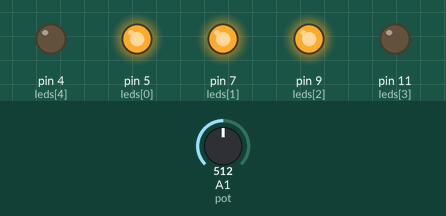
This sketch was run on a simulated Arduino Uno, built with avr-gcc and run on an emulated ATmega328P. Parts: output pins drawn as LEDs (lit = HIGH). The inputs (shaded band) are chosen by the test bench; at power-on: A1 (pot) = 512. What the sketch prints to the serial monitor is not drawn.

Above: at 1.2 s.
1.3 s: A1 (pot) set to 416
2.8 s: A1 (pot) set to 381
At 4.0 s:
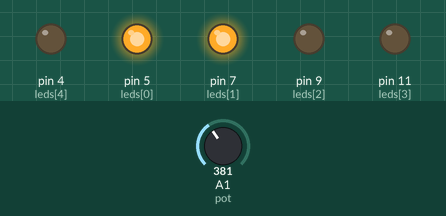
4.3 s: A1 (pot) set to 206
5.8 s: A1 (pot) set to 187
At 6.4 s:
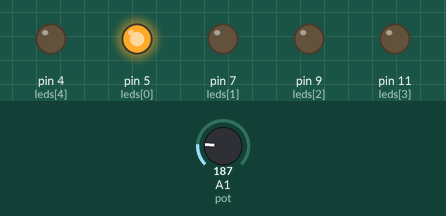
7.3 s: A1 (pot) set to 716
At 8.5 s:
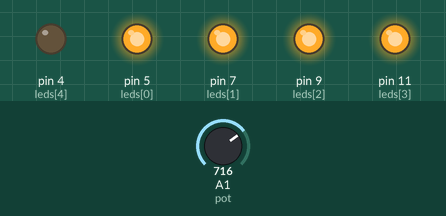
8.8 s: A1 (pot) set to 610
10.3 s: A1 (pot) set to 584
At 10.9 s:
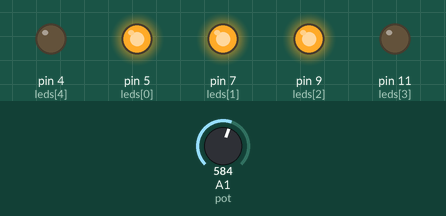
Timing chart, 0 to 12.8 s (numbered marks = the images above; inputs shaded):
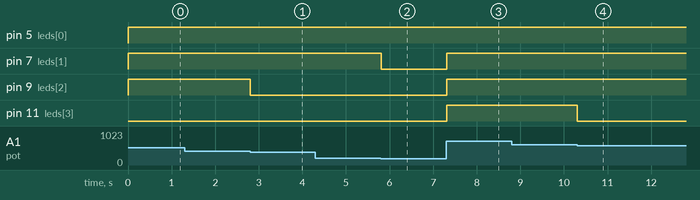

The sketch:

PR3.ino
```cpp
int button1 = 2;
int button2 = 3;
#define pot A1
boolean b = false;
int leds [] = {5, 7, 9, 11, 4};
void setup() {
  Serial.begin (9600);
  Serial.setTimeout(10);
  for(int i = 0; i < 5; i++){
    pinMode(leds[i], OUTPUT);
  }
  pinMode(button1, INPUT);
  pinMode(button2, INPUT);
  pinMode(pot, INPUT);
}
int i = 0;
void loop() {
  int x;
  x = analogRead(pot)/4;
  Serial.println(x);
  if(x<50){
    digitalWrite(leds[0], HIGH);
    digitalWrite(leds[1], LOW);
    digitalWrite(leds[2], LOW);
    digitalWrite(leds[3], LOW);
    digitalWrite(leds[4], LOW);
    Serial.println("a");
  }
  else if(x<100){
    digitalWrite(leds[0], HIGH);
    digitalWrite(leds[1], HIGH);
    digitalWrite(leds[2], LOW);
    digitalWrite(leds[3], LOW);
    digitalWrite(leds[4], LOW);
    Serial.println("b");
  }
  else if(x<150){
    digitalWrite(leds[0], HIGH);
    digitalWrite(leds[1], HIGH);
    digitalWrite(leds[2], HIGH);
    digitalWrite(leds[3], LOW);
    digitalWrite(leds[4], LOW);
  }

  else if(x<200){
    digitalWrite(leds[0], HIGH);
    digitalWrite(leds[1], HIGH);
    digitalWrite(leds[2], HIGH);
    digitalWrite(leds[3], HIGH);
    digitalWrite(leds[4], LOW);
  }

  else if(x<255){
    digitalWrite(leds[0], HIGH);
    digitalWrite(leds[1], HIGH);
    digitalWrite(leds[2], HIGH);
    digitalWrite(leds[3], HIGH);
    digitalWrite(leds[4], HIGH);
  }

}
```

Measured:
- the behaviour switches between 400 and 399 on A1 (pot) (found by bisection; images 0 and 1)
- the behaviour switches between 200 and 199 on A1 (pot) (found by bisection; images 1 and 2)
- the behaviour switches between 600 and 599 on A1 (pot) (found by bisection; images 3 and 4)
- after the input at 2.8 s, pin 9 (leds[2]): HIGH → LOW at once
- after the input at 5.8 s, pin 7 (leds[1]): HIGH → LOW at once
- after the input at 7.3 s, pin 7 (leds[1]), pin 9 (leds[2]), pin 11 (leds[3]): LOW → HIGH at once
- after the input at 10.3 s, pin 11 (leds[3]): HIGH → LOW at once
